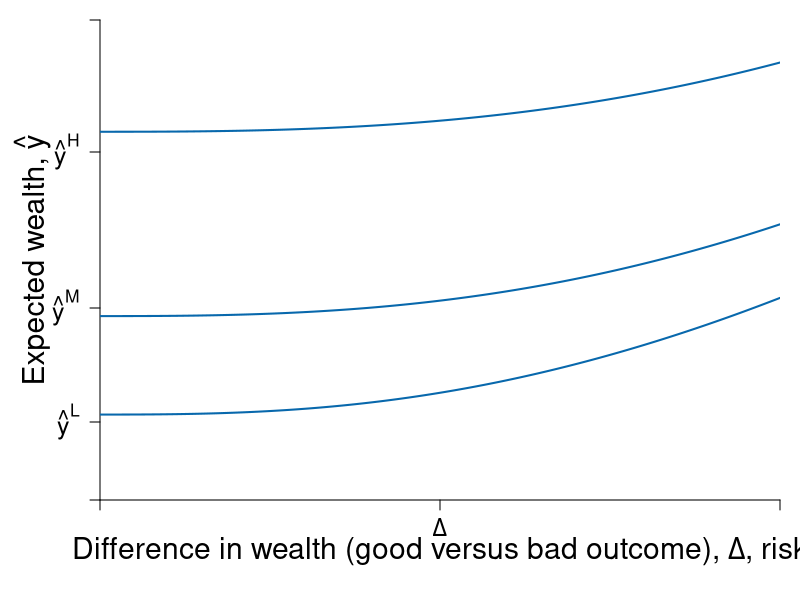

This chart was generated by the following R code:
#' Graph Designer: Scott Cohn
#' Authors: Bowles and Halliday
#' Title: Coordination, Conflict and Competition: A Text in Microeconomics

library("shape")

pdf(file = "risk/risk_averse_dara_c.pdf", width = 9, height = 7)

# Set parameters for graphics
axislabelsize <- 1.8
labelsize <- 1.5
namesize <- 1.8
annotatesize <- 1.5
graphlinewidth <- 2
segmentlinewidth <- 1.5

COL <- c("#7fc97f", "#beaed4", "#fdc086", "#ffff99", "#386cb0", "#f0027f", "#bf5b17", "#666666")
COLA <- c("#e0f3db", "#99d8c9","#66c2a4","#41ae76", "#238b45", "#005824")
COLB <- c("#c6dbef", "#4eb3d3", "#2b8cbe", "#0868ac","#084081")
COLC <- c("#fcfbfd", "#efedf5", "#dadaeb", "#bcbddc", "#9e9ac8", "#807dba", "#6a51a3", "#54278f", "#3f007d")
grays <- gray.colors(25, start = 1, end = 0, alpha = 1)

a <- c(2, 4, 6)
par(mar =  c(5, 5, 1, 1))
xlims <- c(0, 10)
ylims <- c(0, 40)


u <- function(y, delta, a = 1.5, b = 0.1, c = 2){
  y^a - b * delta^c
}

indiff <- function(u, delta, a = 1.5, b = 0.1, c = 2){
  (u + b * delta^c )^(1/a)
}

slopeA <- function(g, slope1 = 0.25, slope2 = 0.08){
  slope1 + 2*slope2*g
}

indiffA2 <- function(g, intercept = 7.8, slope1 = 0.25, slope2 = 0.055){
  intercept  + slope1*g + slope2*g^2
}

slopeA2 <- function(g, slope1 = 0.25, slope2 = 0.055){
  slope1 + 2*slope2*g
}


slopeA3 <- function(g, slope1 = 0.25, slope2 = 0.01){
  slope1 + 2*slope2*g
}

tangentline <- function(b, m, x){
  m*x + b
}

#Plot command 
plot(0, 0, xlim = xlims, ylim = ylims, 
     type = "n",
     xlab = expression(paste("")),
     ylab = expression(paste("")), 
     axes = FALSE,
     cex.lab = axislabelsize, 
     bty = "n", 
     xaxs = "i", 
     yaxs = "i"
)

ticksx <- c(0, 0.5*xlims[2], xlims[2])
xlabels <- c(NA, expression(paste(Delta)), NA)
ticksy <- c(0, 6.5, 16, 29, ylims[2])
ylabels <- c(NA, expression(paste(hat(y)^{L})), expression(paste(hat(y)^{M})), expression(paste(hat(y)^{H})), NA)

axis(1, at = ticksx, pos = 0, labels = xlabels, cex.axis = labelsize)
axis(2, at = ticksy, pos = 0, labels = ylabels, las = 1, cex.axis = labelsize)

#Axis labels and draw linear utility function
mtext(expression(paste("Difference in wealth (good versus bad outcome), ", Delta, ", risk")), side = 1, line = 2.5, cex = axislabelsize)
text(-1, 0.5*ylims[2], expression(paste("Expected wealth, ", hat(y))), xpd = TRUE, cex = axislabelsize, srt = 90) 

npts <- 500 
xx1 <- seq(xlims[1], xlims[2], length.out = npts)
xx2 <- seq(2, 10, length.out = npts)



for (u in c(19, 60, 170) ) {
  lines(xx1, indiff(u, xx1, c = 2.7), col = COLB[4], lwd = graphlinewidth, lty = 1)  
}





dev.off() 
